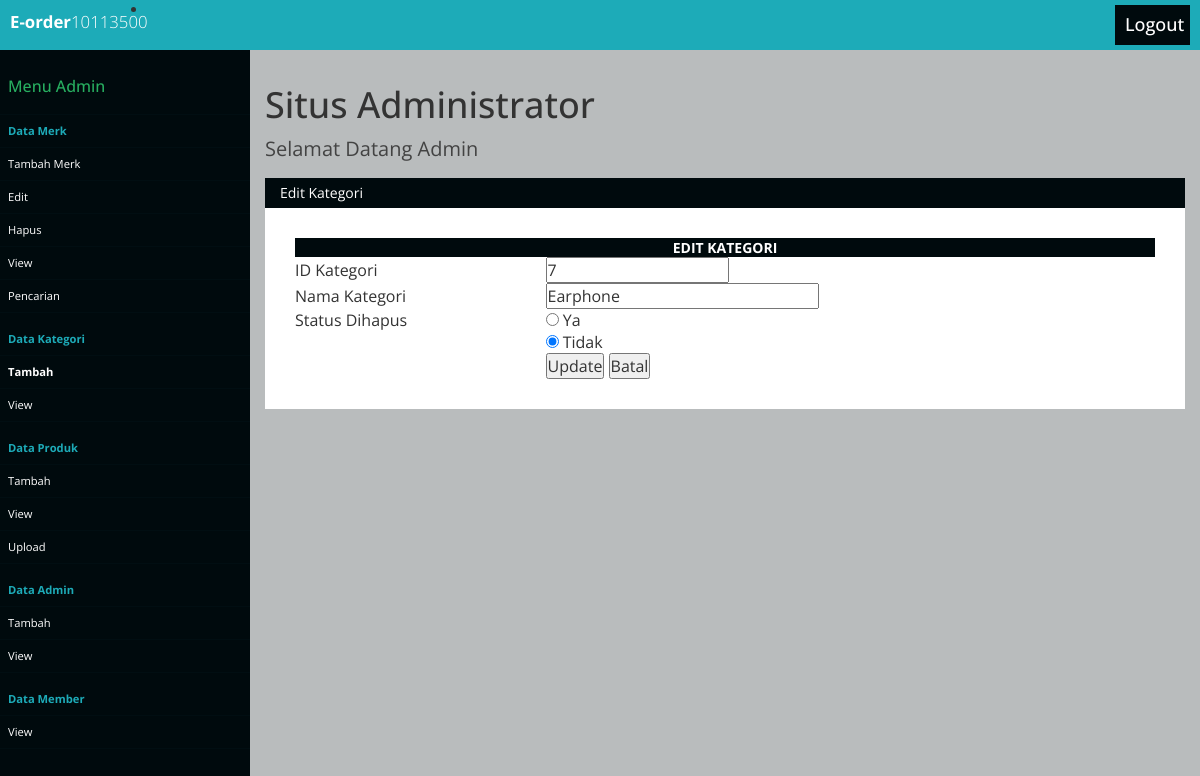
/admin/kategori_edit.php?&id=7 (signed in), run on the app's committed database.
### tables this page shows
CREATE TABLE `kategori` (
  `id_kategori` int(11) NOT NULL,
  `nama` varchar(30) NOT NULL,
  `dihapus` char(1) NOT NULL DEFAULT 'T'
);

### admin/kategori_edit.php (the view, shortened to what this page needs)
<?php
	if(($_SESSION['sudahlogin']==true)&&($_SESSION['username']!="")){
?>
<html>
<head>
    <?php include("../include/lib_func.php");?>
    <link href="../assets/css/bootstrap.min.css" rel="stylesheet">
    <link href="../assets/css/admin.css" rel="stylesheet">
</head>
<body>
	<div id="header">
		<div class="logo"><b><a href="#">E-order<span>10113500</span></a></b></div>
		<ul class="logout">
				<li><a class="head" href="logout.php"><h4>Logout</h4></a></li>
			</ul>
	</div>
	<div id="container">
		<div class="sidebar">
		</div>
		<div class="content">
			<h1>Situs Administrator</h1>
			<p>Selamat Datang Admin</p>
			<div id="box">
				<div class="box-top">Edit Kategori</div>
				<div class="box-panel">
	<?php
		if(isset($_GET['id'])){
		$link=koneksi_db();
		$id_kategori=$_GET['id'];
		$sql="SELECT * FROM kategori WHERE id_kategori='$id_kategori'";
		$res=mysqli_query($link,$sql);
		if(mysqli_num_rows($res)==1){
		$data=mysqli_fetch_array($res);
    ?>
        <form method=post action="kategori_update_edit.php">
        <table align="center" bgcolor="white" border=0>
        <tr><td colspan=2 align=center class="judultable"><b>EDIT KATEGORI</b></td></tr>
        <tr><td>ID Kategori</td>
        <td><input type=text name="id_kategori" value="<?=$data['id_kategori']?>" readonly></td></tr>
        <tr><td>Nama Kategori</td>
        <td><input type=text name="nama" value="<?=$data['nama']?>" size=31 maxlength=30></td></tr>
        <tr><td valign=top>Status Dihapus</td>
        <td><input type=radio name="dihapus" value="Y" <?php if($data['dihapus']=="Y") echo "checked";?>>
        Ya<br>
        <input type=radio name="dihapus" value="T" <?php if($data['dihapus']=="T") echo "checked";?>>
        Tidak
        </td>
        </tr>
        <tr><td></td>
        <td><input type=submit value="Update">
        <input type="button" onClick="javascript:history.back()" value="Batal"></td>
        </tr>
        </table>
        </form>
   <?php
     }
 }
   ?>
				</div>
			</div>
		</div>
	</div>
<body>
</body>
</html>
<?php
}else{
	header("location: belumlogin.php");
}
?>

### assets/css/admin.css (style rules this page uses)
* { margin: 0; padding: 0; box-sizing: border-box; }
body { font-family: 'Open Sans', sans-serif; }
a { text-decoration: none; }
div#header { width: 100%; height: 50px; background-color: #1DABB8; margin: auto; }
.logo { float: left; margin-top: 10px; margin-left: 10px; }
.logo a { font-size: 1.2em; color: #fff; }
.logo a span { font-weight: 300; }
div#container { width: 100%; margin: 0 auto; }
.sidebar { width: 250px; height: 115%; background-color: #000A0D; float: left; }
.content { width: auto; margin-left: 250px; height: 115%; background-color: #B9BCBD; padding: 15px; }
.content p { color: #434343; font-size: 20px; }
div#box { margin-top: 15px; }
div#box .box-top { padding: 5px; padding-left: 15px; color: #fff; background-color: #000A0D; font-weight: 500%; }
div#box .box-panel { padding: 30px; background-color: #fff; color: #333; }
.logout a { margin-right: 10px; margin-top: 5px; padding-left: 10px; width: 75px; height: auto; color: #fff; background-color: #000A0D; float: right; }
table { width: 100%; }
.judultable { background-color:#000A0D; font-weight:bold; font-size:14px; text-align:center; color: #fff; }

### data on the page
kategori: id_kategori "7", nama "Earphone", dihapus "☑"
